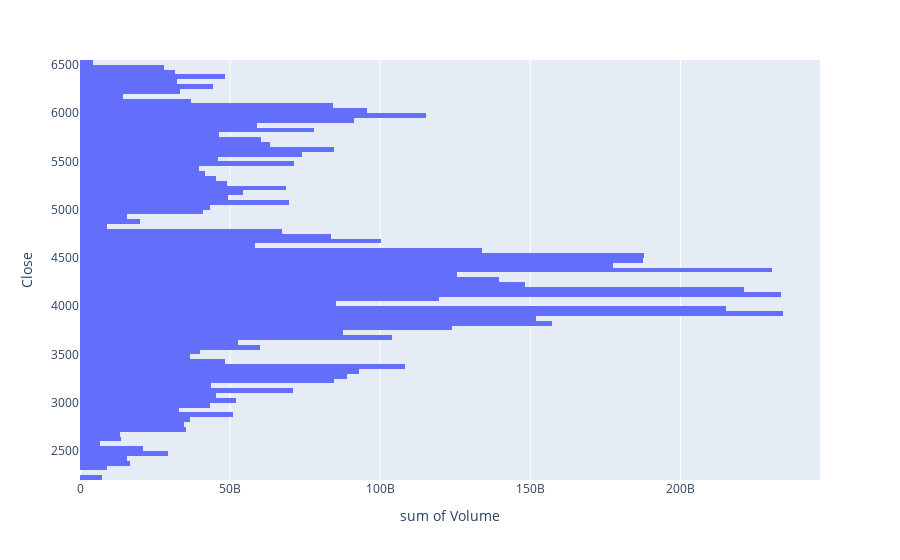

Notebook cell for this chart:
### Code cell
import plotly.express as px
import plotly.graph_objects as go

px.histogram(sp, x='Volume', y='Close', nbins=150, orientation='h').show()

### Figure 1 — Plotly figure (JSON) as saved in the notebook; plotly's stock layout.template omitted (floating-point values rounded to 4 significant figures; data arrays with more than 128 entries replaced by an {"elided": "..."} marker saying what was removed)
{"data": [{"bingroup": "y", "histfunc": "sum", "hovertemplate": "sum of Volume=%{x}<br>Close=%{y}<extra></extra>", "legendgroup": "", "marker": {"color": "#636efa", "pattern": {"shape": ""}}, "name": "", "nbinsy": 150, "orientation": "h", "showlegend": false, "type": "histogram", "x": {"elided": "1425 float values"}, "xaxis": "x", "y": {"elided": "1425 float values"}, "yaxis": "y"}], "layout": {"barmode": "relative", "legend": {"tracegroupgap": 0}, "margin": {"t": 60}, "xaxis": {"anchor": "y", "domain": [0, 1], "title": {"text": "sum of Volume"}}, "yaxis": {"anchor": "x", "domain": [0, 1], "title": {"text": "Close"}}}}
